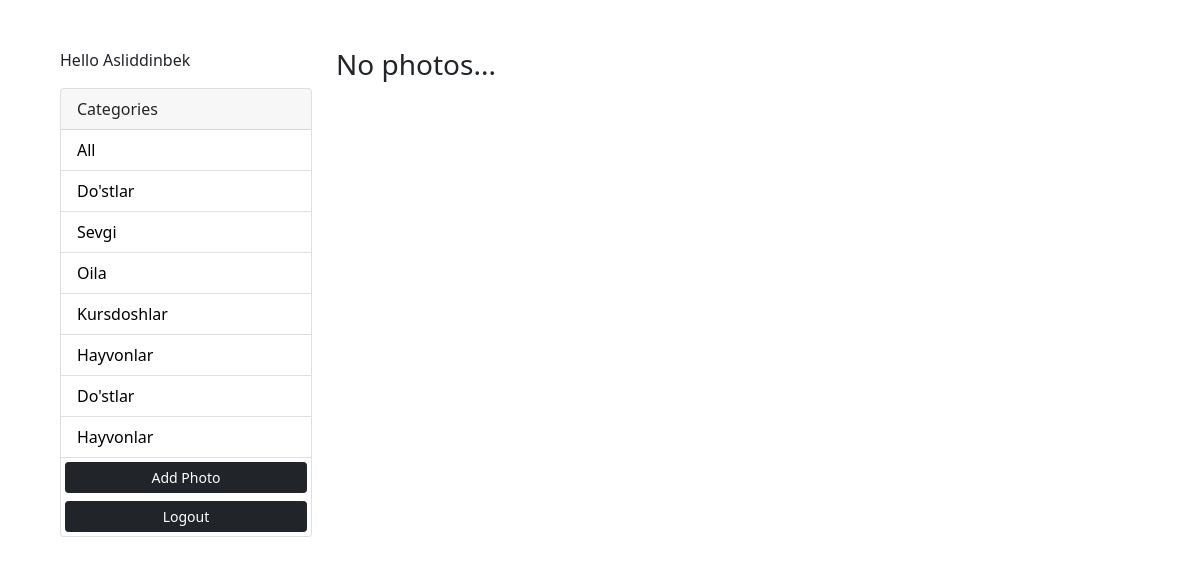
The page /?category=Sevgi (signed in) on the database its author committed.
### photo/models.py (models this page shows, shortened)
class Category(models.Model):
    user = models.ForeignKey(User, on_delete=models.SET_NULL, null=True, blank=True)
    name = models.CharField(max_length=100, null=False, blank=False)

### photo/views.py (the view)
# urls.py: path('', galeriya, name='galeriya'),
@login_required(login_url='login')
def galeriya(request):
    user = request.user
    category = request.GET.get('category')
    if category == None:
        photos = Photo.objects.filter(category__user=user)
    else:
        photos = Photo.objects.filter(category__name=category, category__user=user)
    categories = Category.objects.all()
    context = {
        "categories": categories,
        "photos": photos,
    }
    return render(request, 'photo/galeriya.html', context)

### templates/photo/galeriya.html (shortened to what this page needs)
<!DOCTYPE html>
<html lang="en">
<head>
    <link href="https://cdn.jsdelivr.net/npm/bootstrap@5.0.0-beta1/dist/css/bootstrap.min.css" rel="stylesheet"
>
</head>
<body class="m-5">
    <div class="container">
        <div class="row">
            <div class="col-md-3">
                {% if request.user.is_authenticated %}
                <p>Hello {{request.user}}</p>
                {% endif %}
                <div class="card">
                    <div class="card-header">
                        Categories
                    </div>
                    <ul class="list-group list-group-flush">
                        <li class="list-group-item">
                            <a href="{% url 'galeriya' %}">All</a>
                        </li>
                        {% for category in categories %}
                        <li class=" list-group-item">
                            <a href="{% url 'galeriya' %}?category={{category.name}}">
                                {{category.name}}
                            </a>
                        </li>
                        {% endfor %}
                        <a href="{% url 'add-photo' %}" class="btn btn-dark btn-block btn-sm m-1">Add Photo</a>
                        <a href="{% url 'logout' %}" class="btn btn-dark btn-block btn-sm m-1">Logout</a>
                    </ul>
                </div>
            </div>
            <div class="col-md-9">
                <div class="row">
                    {% for photo in photos %}
                    <div class="col-md-4">
                        <div class="card my-2">
                            <img class="image-thumbail" src="{{photo.image.url}}" alt="Card image cap">
                            <div class="card-body">
                                <small>Category: {{photo.category.name}}</small>
                            </div>
                            <a href="{% url 'view-photo' photo.id %}" class="btn btn-outline-dark btn-sm m-1">View</a>
                        </div>
                    </div>
                    {% empty %}
                    <h3>No photos...</h3>
                    {% endfor %}
                </div>
            </div>
        </div>
    </div>
</body>
</html>

### templates/photo/galeriya.html (style rules this page uses)
.list-group-item a { text-decoration: none; color: black; }

### rows shown on the page
Category: name "Do'stlar"
Category: name "Sevgi"
Category: name "Oila"
Category: name "Kursdoshlar"
Category: name "Hayvonlar"
Category: name "Do'stlar"
Category: name "Hayvonlar"

### other values the page prints
{{ request.user }} "Asliddinbek"
